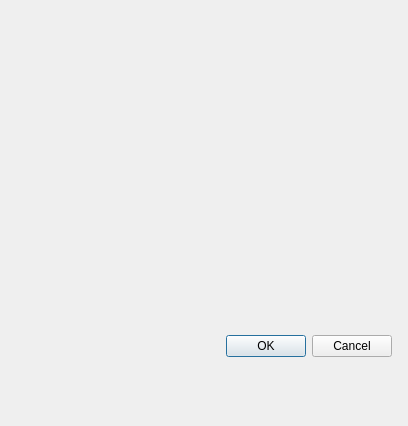
<?xml version="1.0" encoding="UTF-8"?>
<ui version="4.0">
 <class>Dialog</class>
 <widget class="QDialog" name="Dialog">
  <property name="geometry">
   <rect>
    <x>0</x>
    <y>0</y>
    <width>408</width>
    <height>426</height>
   </rect>
  </property>
  <property name="windowTitle">
   <string>Dialog</string>
  </property>
  <widget class="QDialogButtonBox" name="buttonBox">
   <property name="geometry">
    <rect>
     <x>10</x>
     <y>330</y>
     <width>382</width>
     <height>32</height>
    </rect>
   </property>
   <property name="standardButtons">
    <set>QDialogButtonBox::Cancel|QDialogButtonBox::Ok</set>
   </property>
  </widget>
 </widget>
 <resources/>
 <connections/>
</ui>
